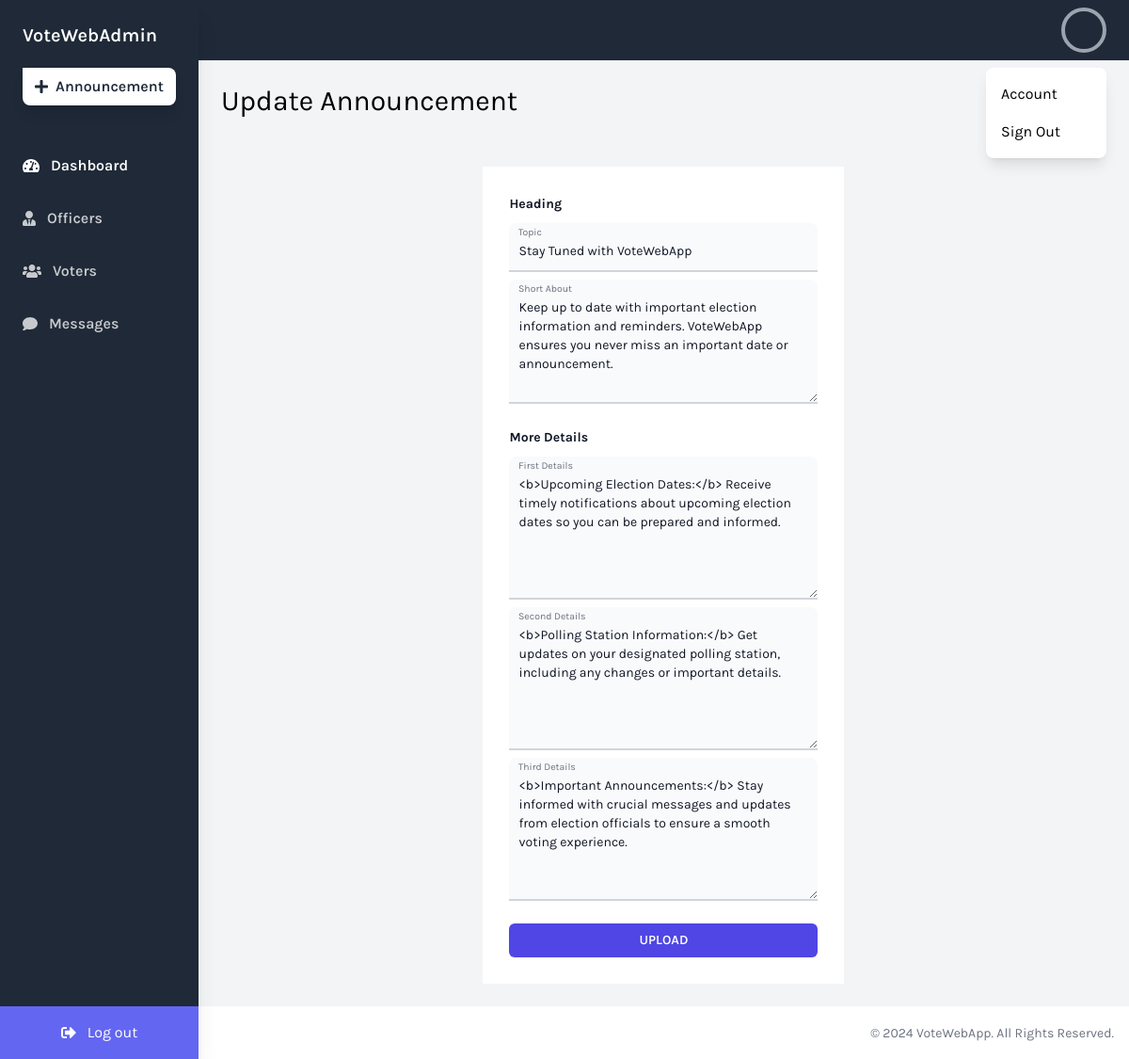
The page /admin/add_notification.php on the database its author committed.
### tables this page shows
CREATE TABLE `settings` (
  `id` int(11) NOT NULL,
  `topic` varchar(100) NOT NULL,
  `about` varchar(200) NOT NULL,
  `details1` mediumtext NOT NULL,
  `details2` mediumtext NOT NULL,
  `details3` mediumtext NOT NULL,
  `created_at` timestamp NOT NULL DEFAULT current_timestamp(),
  `updated_at` timestamp NOT NULL DEFAULT current_timestamp()
);

### admin/add_notification.php (the view, shortened to what this page needs)
<?php
    include ('../config.php');
    $settings = mysqli_query($conn, "SELECT * FROM `settings` ORDER BY `id` DESC LIMIT 1");
    $setting = mysqli_fetch_array($settings);
?>
<?php include("header.php"); ?>
<div class="w-full overflow-x-hidden border-t flex flex-col">
    <main class="w-full flex-grow p-6">
        <h1 class="text-3xl text-black pb-6">Update Announcement</h1>
        <div class="mt-7 bg-white p-7 sm:mx-auto sm:w-full sm:max-w-sm">
            <form class="space-y-6" action="" method="POST">
            <div class="space-y-2">
                <h1 class="block text-sm font-medium leading-6 text-gray-900"><b>Heading</b></h1>
                <div class="relative">
                    <input type="text" name="topic" id="topic" value="<?= $setting['topic'] ?>" class="block rounded-t-lg px-2.5 pb-2.5 pt-5 w-full text-sm text-gray-900 bg-gray-50 dark:bg-gray-700 border-0 border-b-2 border-gray-300 appearance-none dark:text-white dark:border-gray-600 dark:focus:border-blue-500 focus:outline-none focus:ring-0 focus:border-blue-600 peer" placeholder=" " />
                    <label for="topic" class="absolute text-sm text-gray-500 dark:text-gray-400 duration-300 transform -translate-y-4 scale-75 top-4 z-10 origin-[0] start-2.5 peer-focus:text-blue-600 peer-focus:dark:text-blue-500 peer-placeholder-shown:scale-100 peer-placeholder-shown:translate-y-0 peer-focus:scale-75 peer-focus:-translate-y-4 rtl:peer-focus:translate-x-1/4 rtl:peer-focus:left-auto">Topic</label>
                </div>
                <div class="relative">
                    <textarea type="text" name="about" id="about" rows="5" class="block rounded-t-lg px-2.5 pb-2.5 pt-5 w-full text-sm text-gray-900 bg-gray-50 dark:bg-gray-700 border-0 border-b-2 border-gray-300 appearance-none dark:text-white dark:border-gray-600 dark:focus:border-blue-500 focus:outline-none focus:ring-0 focus:border-blue-600 peer" placeholder=" "><?= $setting['about'] ?></textarea>
                    <label for="about" class="absolute text-sm text-gray-500 dark:text-gray-400 duration-300 transform -translate-y-4 scale-75 top-4 z-10 origin-[0] start-2.5 peer-focus:text-blue-600 peer-focus:dark:text-blue-500 peer-placeholder-shown:scale-100 peer-placeholder-shown:translate-y-0 peer-focus:scale-75 peer-focus:-translate-y-4 rtl:peer-focus:translate-x-1/4 rtl:peer-focus:left-auto">Short About</label>
                </div>
            </div>
            <div class="space-y-2">
                <h1 class="block text-sm font-medium leading-6 text-gray-900"><b>More Details</b></h1>
                <div class="relative">
                    <textarea type="text" name="details1" id="details1" rows="6" class="block rounded-t-lg px-2.5 pb-2.5 pt-5 w-full text-sm text-gray-900 bg-gray-50 dark:bg-gray-700 border-0 border-b-2 border-gray-300 appearance-none dark:text-white dark:border-gray-600 dark:focus:border-blue-500 focus:outline-none focus:ring-0 focus:border-blue-600 peer" placeholder=" "><?= $setting['details1'] ?></textarea>
                    <label for="details1" class="absolute text-sm text-gray-500 dark:text-gray-400 duration-300 transform -translate-y-4 scale-75 top-4 z-10 origin-[0] start-2.5 peer-focus:text-blue-600 peer-focus:dark:text-blue-500 peer-placeholder-shown:scale-100 peer-placeholder-shown:translate-y-0 peer-focus:scale-75 peer-focus:-translate-y-4 rtl:peer-focus:translate-x-1/4 rtl:peer-focus:left-auto">First Details</label>
                </div>
                <div class="relative">
                    <textarea type="text" name="details2" id="details2" rows="6" class="block rounded-t-lg px-2.5 pb-2.5 pt-5 w-full text-sm text-gray-900 bg-gray-50 dark:bg-gray-700 border-0 border-b-2 border-gray-300 appearance-none dark:text-white dark:border-gray-600 dark:focus:border-blue-500 focus:outline-none focus:ring-0 focus:border-blue-600 peer" placeholder=" "><?= $setting['details2'] ?></textarea>
                    <label for="details2" class="absolute text-sm text-gray-500 dark:text-gray-400 duration-300 transform -translate-y-4 scale-75 top-4 z-10 origin-[0] start-2.5 peer-focus:text-blue-600 peer-focus:dark:text-blue-500 peer-placeholder-shown:scale-100 peer-placeholder-shown:translate-y-0 peer-focus:scale-75 peer-focus:-translate-y-4 rtl:peer-focus:translate-x-1/4 rtl:peer-focus:left-auto">Second Details</label>
                </div>
                <div class="relative">
                    <textarea type="text" name="details3" id="details3" rows="6" class="block rounded-t-lg px-2.5 pb-2.5 pt-5 w-full text-sm text-gray-900 bg-gray-50 dark:bg-gray-700 border-0 border-b-2 border-gray-300 appearance-none dark:text-white dark:border-gray-600 dark:focus:border-blue-500 focus:outline-none focus:ring-0 focus:border-blue-600 peer" placeholder=" "><?= $setting['details3'] ?></textarea>
                    <label for="details3" class="absolute text-sm text-gray-500 dark:text-gray-400 duration-300 transform -translate-y-4 scale-75 top-4 z-10 origin-[0] start-2.5 peer-focus:text-blue-600 peer-focus:dark:text-blue-500 peer-placeholder-shown:scale-100 peer-placeholder-shown:translate-y-0 peer-focus:scale-75 peer-focus:-translate-y-4 rtl:peer-focus:translate-x-1/4 rtl:peer-focus:left-auto">Third Details</label>
                </div>
            </div>
            <div>
                <button type="submit" name="submit" class="flex w-full justify-center rounded-md bg-indigo-600 px-3 py-1.5 text-sm font-semibold leading-6 text-white shadow-sm hover:bg-indigo-500 focus-visible:outline focus-visible:outline-2 focus-visible:outline-offset-2 focus-visible:outline-indigo-600">UPLOAD</button>
            </div>
            </form>
        </div>
    </main>
<?php include("footer.php"); ?>

### admin/header.php (style rules this page uses)
.font-family-karla { font-family: karla; }

### rows shown on the page
settings: topic "Stay Tuned with VoteWebApp", about "Keep up to date with important election information and reminders. VoteWebApp ensures you never miss an important date or announcement.", details1 "<b>Upcoming Election Dates:</b> Receive timely notifications about upcoming election dates so you can be prepared and informed.", details2 "<b>Polling Station Information:</b> Get updates on your designated polling station, including any changes or important details.", details3 "<b>Important Announcements:</b> Stay informed with crucial messages and updates from election officials to ensure a smooth voting experience."
